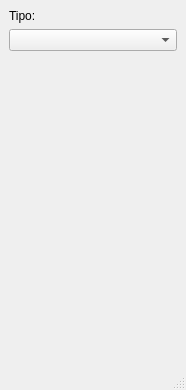
<?xml version="1.0" encoding="UTF-8"?>
<ui version="4.0">
 <class>windowConfig</class>
 <widget class="QMainWindow" name="windowConfig">
  <property name="geometry">
   <rect>
    <x>0</x>
    <y>0</y>
    <width>186</width>
    <height>390</height>
   </rect>
  </property>
  <property name="windowTitle">
   <string>Processamento</string>
  </property>
  <widget class="QWidget" name="centralwidget">
   <layout class="QVBoxLayout" name="verticalLayout">
    <item>
     <widget class="QLabel" name="label">
      <property name="text">
       <string>Tipo:</string>
      </property>
     </widget>
    </item>
    <item>
     <widget class="QComboBox" name="comboBox"/>
    </item>
    <item>
     <spacer name="verticalSpacer">
      <property name="orientation">
       <enum>Qt::Vertical</enum>
      </property>
      <property name="sizeHint" stdset="0">
       <size>
        <width>20</width>
        <height>40</height>
       </size>
      </property>
     </spacer>
    </item>
   </layout>
  </widget>
  <widget class="QMenuBar" name="menubar">
   <property name="geometry">
    <rect>
     <x>0</x>
     <y>0</y>
     <width>186</width>
     <height>28</height>
    </rect>
   </property>
  </widget>
  <widget class="QStatusBar" name="statusbar"/>
 </widget>
 <resources/>
 <connections/>
</ui>
